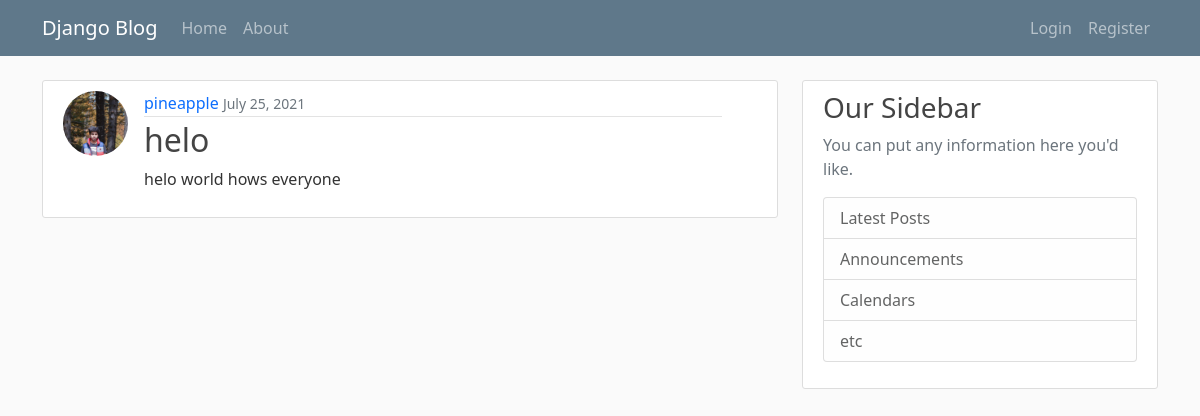
The app's page /post/1/ with its own data.
### blog/models.py (models this page shows, shortened)
class post (models.Model):
    title = models.CharField(max_length=100)
    content = models.TextField()
    date_posted = models.DateTimeField(default=timezone.now)
    author = models.ForeignKey(User, on_delete=models.CASCADE)

### users/models.py (models this page shows, shortened)
class Profile(models.Model):
    user = models.OneToOneField(User,on_delete=models.CASCADE)
    image = models.ImageField(default='default.jpg' , upload_to="profile_pics")

### blog/views.py (the view)
# urls.py: path('post/<int:pk>/',PostDetailView.as_view(),name='Post-View'),
class PostDetailView(DetailView):
    model = post

### blog/templates/blog/post_detail.html
{% extends 'blog/base.html' %} {% block content %}
<article class="row g-0 media content-section">
  <img
    class="col-2 rounded-circle article-img"
    src="{{object.author.profile.image.url}}"
    alt="..."
  />
  <div class="col-10 media-body">
    <div class="article-metadata">
      <a class="mr-2" href="{%url 'profile'%}">{{ object.author }}</a>
      <small class="text-muted">{{ object.date_posted|date:"F d, Y" }}</small>
    </div>
    <h2 class="article-title">{{ object.title }}</h2>
    <p class="article-content">{{ object.content }}</p>
  </div>
</article>
{% endblock content %}

### blog/static/blog/mian.css (style rules this page uses)
body { background: #fafafa; color: #333333; margin-top: 5rem; }
h1, h2, h3, h4, h5, h6 { color: #444444; }
.content-section { background: #ffffff; padding: 10px 20px; border: 1px solid #dddddd; border-radius: 3px; margin-bottom: 20px; }
.article-title { color: #444444; text-decoration: none; }
.article-content { white-space: pre-line; }
.article-img { height: 65px; width: 65px; margin-right: 16px; }
.article-metadata { padding-bottom: 1px; margin-bottom: 4px; border-bottom: 1px solid #e3e3e3; }
.article-metadata a { text-decoration: none; }

### records on screen
post: author.profile.image (picture), author "pineapple", date_posted "July 25, 2021", title "helo", content "helo world hows everyone"
